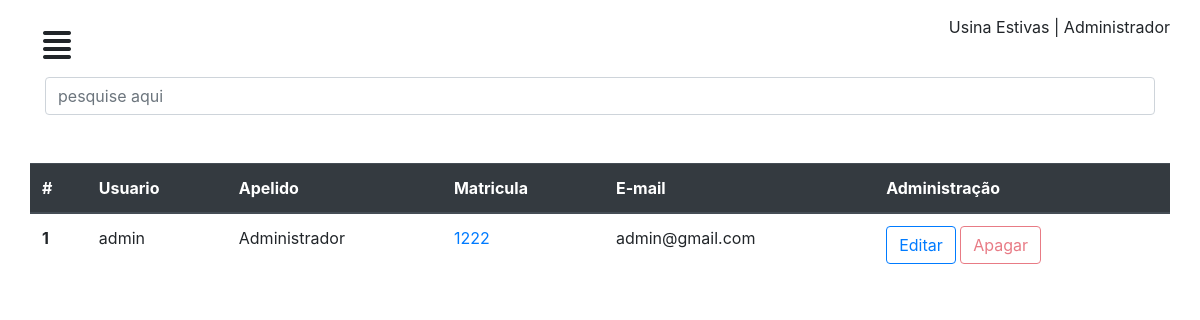
Before: /perfil/usuarios/ (signed in) with the older database file.
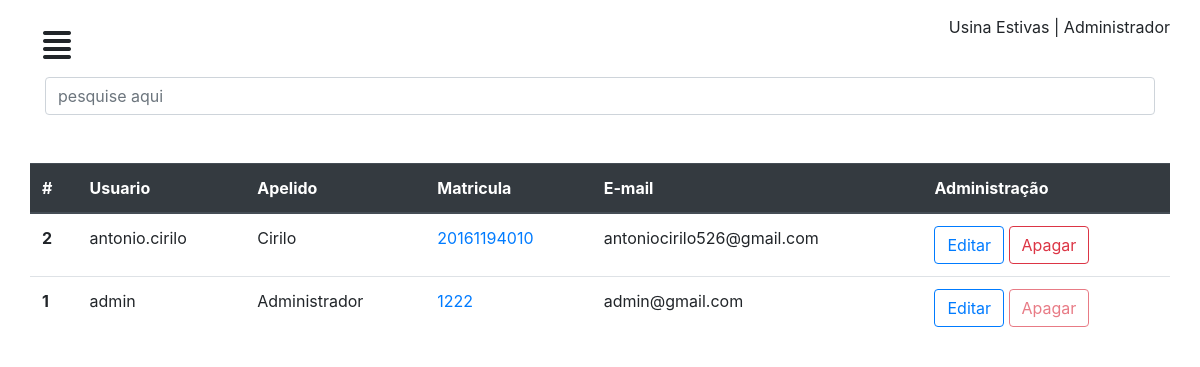
After: the same page with the newer database file.
### chamados/models.py (models this page shows, shortened)
class CustomUser (AbstractUser):
	matricula = models.CharField('matricula', max_length=11)
	apelido = models.CharField('apelido', max_length=50)

### chamados/views.py (the view)
# urls.py: path('perfil/usuarios/', usuarios, name="usuarios"),
@login_required
def usuarios(request):
	user = CustomUser.objects.all().order_by('-id')
	contexto = {
	'usuarios': user
	}
	return render(request, 'admin/usuarios.html', contexto)

### chamados/templates/admin/usuarios.html (shortened to what this page needs)
{% extends "dashboard/baseperfil.html" %}
{% load static %}
{% block conteudo %}
<div class="container">
  <div class="row">
    <div class="col-12">
      <input type="text" id="busca" name="pesquisa" class="form-control" placeholder="pesquise aqui">
      <br> <br>
    </div>
  </div>
</div>
<div id="mycall">
  <div class="row">
    <div class="col-12">
     <table class="table">
      <thead class="thead-dark">
        <tr>
          <th scope="col">#</th>
          <th scope="col">Usuario</th>
          <th scope="col">Apelido</th>
          <th scope="col">Matricula</th>
          <th scope="col">E-mail</th>
          <th scope="col">Administração</th>
        </tr>
      </thead>
      <tbody>
        <tr>
          {% for usuario in usuarios %}
          <th scope="row">{{usuario.id}}</th>
          <td scope="row">{{usuario.username}}</td>
          <td >{{usuario.apelido}}</td>
          <td ><a href="#">{{usuario.matricula}}</a></td>
          <td scope="row">{{usuario.email}}</td>
          <td> <a href="{% url 'editaruser' usuario.id %}"> <button type="button" class="btn btn-outline-primary">Editar</button></a> {% if usuario.is_superuser == 0 %} <a href="{% url 'apagaruser' usuario.id %}"><button type="button" class="btn btn-outline-danger">Apagar</button></a> {% else %} <a href="{% url 'apagaruser' usuario.id %}"> <button type="button" class="btn btn-outline-danger"disabled="">Apagar</button></a> {% endif %}
          </td>
        </tr>
        {% empty %}
      </tbody>
    </table>
    <p>Nenhum Usuario cadastrado</p>
    {% endfor %}
  </div>
</div>
</div>
{% endblock %}

### chamados/templates/dashboard/baseperfil.html (shortened to what this page needs)
<!DOCTYPE html>
{% load static %}
<html>
<head>
	<link rel="stylesheet" type="text/css" href="{% static 'css/geral.css' %}" />
	<link rel="stylesheet" type="text/css" href="{% static 'bootstrap/css/bootstrap.min.css' %}" />
	<link rel="stylesheet" type="text/css" href="{% static 'css/dash.css' %}" />
</head>
<body>
	<div id="wrapper">
		<div id="page-content-wrapper">
			<div class="container-fluid">
				<div class="row">
					<div class="col-lg-12">
						<a href="#" class="btn" id="menu-toggle"><i class="fas fa-align-justify"></i></a> <span class="float-right"> Usina Estivas | {{user.apelido}}</span>
					</div>
				</div>
				{% block conteudo %}
				{% endblock %}
			</div>
		</div>
	</div>
</body>
</html>

Changed rows visible on the page:
added CustomUser: id "2", username "antonio.cirilo", apelido "Cirilo", matricula "20161194010", email "antoniocirilo526@gmail.com", is_superuser "Apagar"
